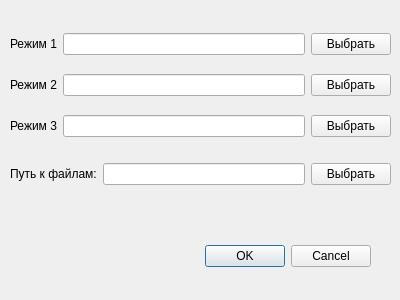
<?xml version="1.0" encoding="UTF-8"?>
<ui version="4.0">
 <class>dMSSFileSet</class>
 <widget class="QDialog" name="dMSSFileSet">
  <property name="geometry">
   <rect>
    <x>0</x>
    <y>0</y>
    <width>400</width>
    <height>300</height>
   </rect>
  </property>
  <property name="windowTitle">
   <string>Dialog</string>
  </property>
  <widget class="QDialogButtonBox" name="buttonBox">
   <property name="geometry">
    <rect>
     <x>30</x>
     <y>240</y>
     <width>341</width>
     <height>32</height>
    </rect>
   </property>
   <property name="orientation">
    <enum>Qt::Horizontal</enum>
   </property>
   <property name="standardButtons">
    <set>QDialogButtonBox::Cancel|QDialogButtonBox::Ok</set>
   </property>
  </widget>
  <widget class="QWidget" name="gridLayoutWidget">
   <property name="geometry">
    <rect>
     <x>10</x>
     <y>20</y>
     <width>381</width>
     <height>131</height>
    </rect>
   </property>
   <layout class="QGridLayout" name="gridLayout">
    <item row="0" column="1">
     <widget class="QLineEdit" name="leMSSFileRigim1"/>
    </item>
    <item row="2" column="1">
     <widget class="QLineEdit" name="leMAAFileRegim3"/>
    </item>
    <item row="1" column="1">
     <widget class="QLineEdit" name="leMSSFileRegim2"/>
    </item>
    <item row="2" column="0">
     <widget class="QLabel" name="label_3">
      <property name="text">
       <string>Режим 3</string>
      </property>
     </widget>
    </item>
    <item row="1" column="0">
     <widget class="QLabel" name="label_2">
      <property name="text">
       <string>Режим 2</string>
      </property>
     </widget>
    </item>
    <item row="0" column="0">
     <widget class="QLabel" name="label">
      <property name="text">
       <string>Режим 1</string>
      </property>
     </widget>
    </item>
    <item row="0" column="2">
     <widget class="QPushButton" name="pbSelect1">
      <property name="text">
       <string>Выбрать</string>
      </property>
     </widget>
    </item>
    <item row="1" column="2">
     <widget class="QPushButton" name="pbSelect2">
      <property name="text">
       <string>Выбрать</string>
      </property>
     </widget>
    </item>
    <item row="2" column="2">
     <widget class="QPushButton" name="pbSelect3">
      <property name="text">
       <string>Выбрать</string>
      </property>
     </widget>
    </item>
   </layout>
  </widget>
  <widget class="QWidget" name="gridLayoutWidget_2">
   <property name="geometry">
    <rect>
     <x>10</x>
     <y>159</y>
     <width>381</width>
     <height>31</height>
    </rect>
   </property>
   <layout class="QGridLayout" name="gridLayout_2">
    <item row="0" column="1">
     <widget class="QLineEdit" name="leMSSFilePath"/>
    </item>
    <item row="0" column="0">
     <widget class="QLabel" name="label_4">
      <property name="text">
       <string>Путь к файлам:</string>
      </property>
     </widget>
    </item>
    <item row="0" column="2">
     <widget class="QPushButton" name="pbSelectPath">
      <property name="text">
       <string>Выбрать</string>
      </property>
     </widget>
    </item>
   </layout>
  </widget>
 </widget>
 <resources/>
 <connections>
  <connection>
   <sender>buttonBox</sender>
   <signal>accepted()</signal>
   <receiver>dMSSFileSet</receiver>
   <slot>accept()</slot>
   <hints>
    <hint type="sourcelabel">
     <x>248</x>
     <y>254</y>
    </hint>
    <hint type="destinationlabel">
     <x>157</x>
     <y>274</y>
    </hint>
   </hints>
  </connection>
  <connection>
   <sender>buttonBox</sender>
   <signal>rejected()</signal>
   <receiver>dMSSFileSet</receiver>
   <slot>reject()</slot>
   <hints>
    <hint type="sourcelabel">
     <x>316</x>
     <y>260</y>
    </hint>
    <hint type="destinationlabel">
     <x>286</x>
     <y>274</y>
    </hint>
   </hints>
  </connection>
 </connections>
</ui>
